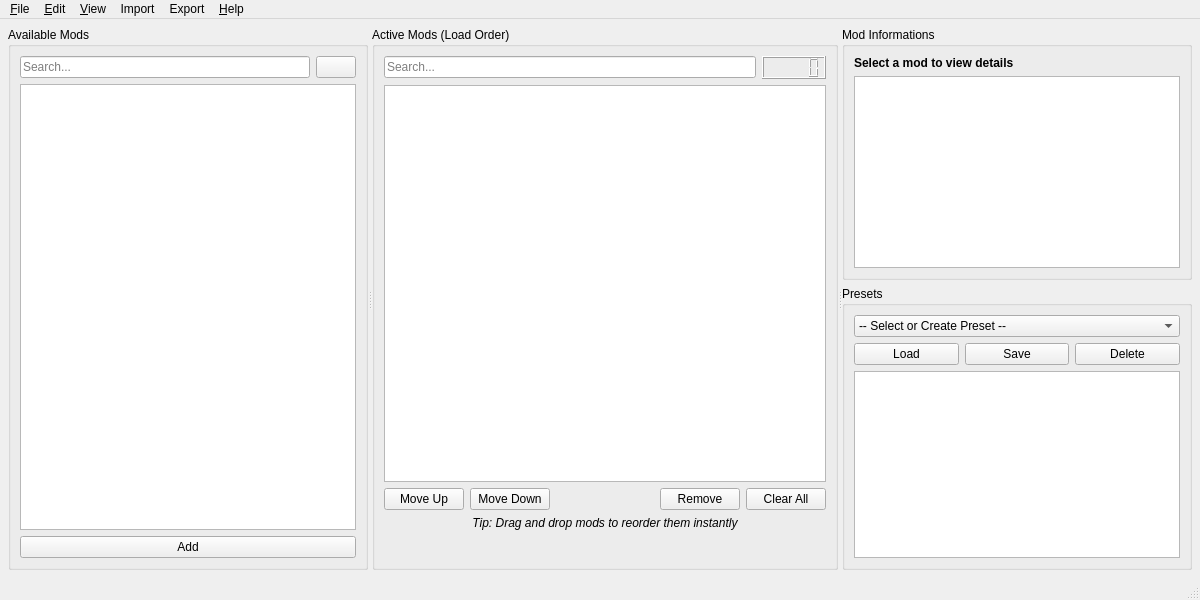
<?xml version="1.0" encoding="UTF-8"?>
<ui version="4.0">
    <class>MainWindow</class>
    <widget class="QMainWindow" name="MainWindow">
        <property name="geometry">
            <rect>
                <x>0</x>
                <y>0</y>
                <width>1200</width>
                <height>600</height>
            </rect>
        </property>
        <property name="minimumSize">
            <size>
                <width>1200</width>
                <height>600</height>
            </size>
        </property>
        <property name="windowIcon">
            <iconset resource="../../resources/resources.qrc">
                <normaloff>:/assets/icons/logo.ico</normaloff>:/assets/icons/logo.ico
            </iconset>
        </property>
        <widget class="QWidget" name="centralwidget">
            <layout class="QHBoxLayout" name="horizontalLayout_main">
                <property name="spacing">
                    <number>8</number>
                </property>
                <property name="leftMargin">
                    <number>8</number>
                </property>
                <property name="topMargin">
                    <number>8</number>
                </property>
                <property name="rightMargin">
                    <number>8</number>
                </property>
                <property name="bottomMargin">
                    <number>8</number>
                </property>
                <item>
                    <widget class="QSplitter" name="splitter_main">
                        <property name="orientation">
                            <enum>Qt::Orientation::Horizontal</enum>
                        </property>
                        <property name="childrenCollapsible">
                            <bool>false</bool>
                        </property>
                        <widget class="QWidget" name="widget_left_panel">
                            <property name="minimumSize">
                                <size>
                                    <width>250</width>
                                    <height>0</height>
                                </size>
                            </property>
                            <property name="maximumSize">
                                <size>
                                    <width>400</width>
                                    <height>16777215</height>
                                </size>
                            </property>
                            <layout class="QVBoxLayout" name="verticalLayout_available_mods">
                                <property name="spacing">
                                    <number>6</number>
                                </property>
                                <property name="leftMargin">
                                    <number>0</number>
                                </property>
                                <property name="topMargin">
                                    <number>0</number>
                                </property>
                                <property name="rightMargin">
                                    <number>0</number>
                                </property>
                                <property name="bottomMargin">
                                    <number>0</number>
                                </property>
                                <item>
                                    <widget class="QGroupBox" name="groupBox_available_mods">
                                        <property name="title">
                                            <string>Available Mods</string>
                                        </property>
                                        <layout class="QVBoxLayout" name="verticalLayout_2">
                                            <property name="spacing">
                                                <number>6</number>
                                            </property>
                                            <item>
                                                <layout class="QHBoxLayout"
                                                        name="horizontalLayout_search_available_mods">
                                                    <property name="spacing">
                                                        <number>6</number>
                                                    </property>
                                                    <item>
                                                        <widget class="QLineEdit" name="lineEdit_search_available_mods">
                                                            <property name="placeholderText">
                                                                <string>Search...</string>
                                                            </property>
                                                            <property name="clearButtonEnabled">
                                                                <bool>true</bool>
                                                            </property>
                                                        </widget>
                                                    </item>
                                                    <item>
                                                        <widget class="QPushButton"
                                                                name="pushButton_refresh_available_mods">
                                                            <property name="icon">
                                                                <iconset resource="../../resources/resources.qrc">
                                                                    <normaloff>
                                                                        :/assets/icons/refresh-line.svg
                                                                    </normaloff>
                                                                    :/assets/icons/refresh-line.svg
                                                                </iconset>
                                                            </property>
                                                        </widget>
                                                    </item>
                                                </layout>
                                            </item>
                                            <item>
                                                <widget class="QListWidget" name="listWidget_available_mods">
                                                    <property name="acceptDrops">
                                                        <bool>true</bool>
                                                    </property>
                                                    <property name="showDropIndicator" stdset="0">
                                                        <bool>false</bool>
                                                    </property>
                                                    <property name="alternatingRowColors">
                                                        <bool>true</bool>
                                                    </property>
                                                    <property name="selectionMode">
                                                        <enum>QAbstractItemView::SelectionMode::ExtendedSelection</enum>
                                                    </property>
                                                    <property name="sortingEnabled">
                                                        <bool>true</bool>
                                                    </property>
                                                </widget>
                                            </item>
                                            <item>
                                                <layout class="QHBoxLayout"
                                                        name="horizontalLayout_available_mods_actions">
                                                    <item>
                                                        <widget class="QPushButton" name="pushButton_add">
                                                            <property name="text">
                                                                <string>Add</string>
                                                            </property>
                                                        </widget>
                                                    </item>
                                                </layout>
                                            </item>
                                        </layout>
                                    </widget>
                                </item>
                            </layout>
                        </widget>
                        <widget class="QWidget" name="widget_center_panel">
                            <property name="minimumSize">
                                <size>
                                    <width>300</width>
                                    <height>0</height>
                                </size>
                            </property>
                            <layout class="QVBoxLayout" name="verticalLayout_active_mods">
                                <property name="spacing">
                                    <number>6</number>
                                </property>
                                <property name="leftMargin">
                                    <number>0</number>
                                </property>
                                <property name="topMargin">
                                    <number>0</number>
                                </property>
                                <property name="rightMargin">
                                    <number>0</number>
                                </property>
                                <property name="bottomMargin">
                                    <number>0</number>
                                </property>
                                <item>
                                    <widget class="QGroupBox" name="groupBox_active_mods">
                                        <property name="title">
                                            <string>Active Mods (Load Order)</string>
                                        </property>
                                        <layout class="QVBoxLayout" name="verticalLayout_3">
                                            <property name="spacing">
                                                <number>6</number>
                                            </property>
                                            <item>
                                                <layout class="QHBoxLayout" name="horizontalLayout_search_active_mods">
                                                    <property name="spacing">
                                                        <number>6</number>
                                                    </property>
                                                    <item>
                                                        <widget class="QLineEdit" name="lineEdit_search_active_mods">
                                                            <property name="placeholderText">
                                                                <string>Search...</string>
                                                            </property>
                                                            <property name="clearButtonEnabled">
                                                                <bool>true</bool>
                                                            </property>
                                                        </widget>
                                                    </item>
                                                    <item>
                                                        <widget class="QLCDNumber" name="lcdNumber_mods_counter"/>
                                                    </item>
                                                </layout>
                                            </item>
                                            <item>
                                                <widget class="QListWidget" name="listWidget_active_mods">
                                                    <property name="showDropIndicator" stdset="0">
                                                        <bool>true</bool>
                                                    </property>
                                                    <property name="dragEnabled">
                                                        <bool>true</bool>
                                                    </property>
                                                    <property name="dragDropMode">
                                                        <enum>QAbstractItemView::DragDropMode::InternalMove</enum>
                                                    </property>
                                                    <property name="alternatingRowColors">
                                                        <bool>true</bool>
                                                    </property>
                                                    <property name="selectionMode">
                                                        <enum>QAbstractItemView::SelectionMode::ExtendedSelection</enum>
                                                    </property>
                                                </widget>
                                            </item>
                                            <item>
                                                <layout class="QHBoxLayout" name="horizontalLayout_load_order_controls">
                                                    <property name="spacing">
                                                        <number>6</number>
                                                    </property>
                                                    <item>
                                                        <widget class="QPushButton" name="pushButton_move_up">
                                                            <property name="text">
                                                                <string>Move Up</string>
                                                            </property>
                                                        </widget>
                                                    </item>
                                                    <item>
                                                        <widget class="QPushButton" name="pushButton_move_down">
                                                            <property name="text">
                                                                <string>Move Down</string>
                                                            </property>
                                                        </widget>
                                                    </item>
                                                    <item>
                                                        <spacer name="horizontalSpacer">
                                                            <property name="orientation">
                                                                <enum>Qt::Orientation::Horizontal</enum>
                                                            </property>
                                                            <property name="sizeHint" stdset="0">
                                                                <size>
                                                                    <width>0</width>
                                                                    <height>0</height>
                                                                </size>
                                                            </property>
                                                        </spacer>
                                                    </item>
                                                    <item>
                                                        <widget class="QPushButton" name="pushButton_remove">
                                                            <property name="text">
                                                                <string>Remove</string>
                                                            </property>
                                                        </widget>
                                                    </item>
                                                    <item>
                                                        <widget class="QPushButton" name="pushButton_clear_all">
                                                            <property name="text">
                                                                <string>Clear All</string>
                                                            </property>
                                                        </widget>
                                                    </item>
                                                </layout>
                                            </item>
                                            <item>
                                                <widget class="QLabel" name="label_drag_info">
                                                    <property name="font">
                                                        <font>
                                                            <italic>true</italic>
                                                        </font>
                                                    </property>
                                                    <property name="text">
                                                        <string>Tip: Drag and drop mods to reorder them instantly

                                                        </string>
                                                    </property>
                                                    <property name="alignment">
                                                        <set>Qt::AlignmentFlag::AlignCenter</set>
                                                    </property>
                                                </widget>
                                            </item>
                                        </layout>
                                    </widget>
                                </item>
                            </layout>
                        </widget>
                        <widget class="QWidget" name="widget_right_panel">
                            <property name="minimumSize">
                                <size>
                                    <width>250</width>
                                    <height>0</height>
                                </size>
                            </property>
                            <property name="maximumSize">
                                <size>
                                    <width>350</width>
                                    <height>16777215</height>
                                </size>
                            </property>
                            <layout class="QVBoxLayout" name="verticalLayout_sidebar">
                                <property name="spacing">
                                    <number>6</number>
                                </property>
                                <property name="leftMargin">
                                    <number>0</number>
                                </property>
                                <property name="topMargin">
                                    <number>0</number>
                                </property>
                                <property name="rightMargin">
                                    <number>0</number>
                                </property>
                                <property name="bottomMargin">
                                    <number>0</number>
                                </property>
                                <item>
                                    <widget class="QGroupBox" name="groupBox_mod_informations">
                                        <property name="minimumSize">
                                            <size>
                                                <width>0</width>
                                                <height>150</height>
                                            </size>
                                        </property>
                                        <property name="title">
                                            <string>Mod Informations</string>
                                        </property>
                                        <layout class="QVBoxLayout" name="verticalLayout_mod_info">
                                            <property name="spacing">
                                                <number>6</number>
                                            </property>
                                            <item>
                                                <widget class="QLabel" name="label_mod_name">
                                                    <property name="font">
                                                        <font>
                                                            <bold>true</bold>
                                                        </font>
                                                    </property>
                                                    <property name="text">
                                                        <string>Select a mod to view details</string>
                                                    </property>
                                                    <property name="wordWrap">
                                                        <bool>true</bool>
                                                    </property>
                                                    <property name="textInteractionFlags">
                                                        <set>Qt::TextInteractionFlag::TextSelectableByMouse</set>
                                                    </property>
                                                </widget>
                                            </item>
                                            <item>
                                                <widget class="QTextEdit" name="textEdit_mod_description">
                                                    <property name="readOnly">
                                                        <bool>true</bool>
                                                    </property>
                                                </widget>
                                            </item>
                                        </layout>
                                    </widget>
                                </item>
                                <item>
                                    <widget class="QGroupBox" name="groupBox_presets">
                                        <property name="minimumSize">
                                            <size>
                                                <width>0</width>
                                                <height>200</height>
                                            </size>
                                        </property>
                                        <property name="title">
                                            <string>Presets</string>
                                        </property>
                                        <layout class="QVBoxLayout" name="verticalLayout_presets">
                                            <property name="spacing">
                                                <number>6</number>
                                            </property>
                                            <item>
                                                <widget class="QComboBox" name="comboBox_presets">
                                                    <item>
                                                        <property name="text">
                                                            <string>-- Select or Create Preset --</string>
                                                        </property>
                                                    </item>
                                                </widget>
                                            </item>
                                            <item>
                                                <layout class="QHBoxLayout" name="horizontalLayout_preset_controls">
                                                    <property name="spacing">
                                                        <number>6</number>
                                                    </property>
                                                    <item>
                                                        <widget class="QPushButton" name="pushButton_load_preset">
                                                            <property name="text">
                                                                <string>Load</string>
                                                            </property>
                                                        </widget>
                                                    </item>
                                                    <item>
                                                        <widget class="QPushButton" name="pushButton_save_preset">
                                                            <property name="text">
                                                                <string>Save</string>
                                                            </property>
                                                        </widget>
                                                    </item>
                                                    <item>
                                                        <widget class="QPushButton" name="pushButton_delete_preset">
                                                            <property name="text">
                                                                <string>Delete</string>
                                                            </property>
                                                        </widget>
                                                    </item>
                                                </layout>
                                            </item>
                                            <item>
                                                <widget class="QListWidget" name="listWidget_presets">
                                                    <property name="showDropIndicator" stdset="0">
                                                        <bool>false</bool>
                                                    </property>
                                                    <property name="alternatingRowColors">
                                                        <bool>true</bool>
                                                    </property>
                                                </widget>
                                            </item>
                                        </layout>
                                    </widget>
                                </item>
                            </layout>
                        </widget>
                    </widget>
                </item>
            </layout>
        </widget>
        <widget class="QMenuBar" name="menubar">
            <property name="geometry">
                <rect>
                    <x>0</x>
                    <y>0</y>
                    <width>1200</width>
                    <height>33</height>
                </rect>
            </property>
            <widget class="QMenu" name="menuFile">
                <property name="title">
                    <string>&amp;File</string>
                </property>
                <addaction name="actionOpen_game_folder"/>
                <addaction name="actionOpen_mods_folder"/>
                <addaction name="actionOpen_options_file"/>
                <addaction name="separator"/>
                <addaction name="actionOpen_logs"/>
                <addaction name="separator"/>
                <addaction name="actionExit"/>
            </widget>
            <widget class="QMenu" name="menuEdit">
                <property name="title">
                    <string>&amp;Edit</string>
                </property>
                <addaction name="actionSettings"/>
                <addaction name="separator"/>
            </widget>
            <widget class="QMenu" name="menuView">
                <property name="title">
                    <string>&amp;View</string>
                </property>
                <widget class="QMenu" name="menuStyle">
                    <property name="title">
                        <string>Style</string>
                    </property>
                    <widget class="QMenu" name="menuFont">
                        <property name="title">
                            <string>Font</string>
                        </property>
                        <addaction name="actionDefault"/>
                        <addaction name="actionDyslexic"/>
                    </widget>
                    <addaction name="menuFont"/>
                </widget>
                <addaction name="actionRefresh_2"/>
                <addaction name="actionShow_mod_informations"/>
                <addaction name="separator"/>
                <addaction name="actionZoom_in"/>
                <addaction name="actionZoom_out"/>
                <addaction name="actionReset_zoom"/>
                <addaction name="separator"/>
                <addaction name="menuStyle"/>
            </widget>
            <widget class="QMenu" name="menuHelp">
                <property name="title">
                    <string>&amp;Help</string>
                </property>
                <addaction name="actionUser_manual"/>
                <addaction name="actionAbout"/>
            </widget>
            <widget class="QMenu" name="menuImport">
                <property name="title">
                    <string>Import</string>
                </property>
                <addaction name="action_load_order_from_code"/>
                <addaction name="action_local_mod"/>
            </widget>
            <widget class="QMenu" name="menuExport">
                <property name="title">
                    <string>Export</string>
                </property>
                <addaction name="action_load_order_as_code"/>
            </widget>
            <addaction name="menuFile"/>
            <addaction name="menuEdit"/>
            <addaction name="menuView"/>
            <addaction name="menuImport"/>
            <addaction name="menuExport"/>
            <addaction name="menuHelp"/>
        </widget>
        <widget class="QStatusBar" name="statusbar"/>
        <action name="actionImport_mod">
            <property name="text">
                <string>Import mod...</string>
            </property>
            <property name="shortcut">
                <string>Ctrl+I</string>
            </property>
        </action>
        <action name="actionRefresh">
            <property name="text">
                <string>Refresh</string>
            </property>
            <property name="shortcut">
                <string>F5</string>
            </property>
        </action>
        <action name="actionExit">
            <property name="text">
                <string>Exit</string>
            </property>
            <property name="shortcut">
                <string>Ctrl+Q</string>
            </property>
        </action>
        <action name="actionSettings">
            <property name="text">
                <string>Settings</string>
            </property>
        </action>
        <action name="actionClear_Active_Mods">
            <property name="text">
                <string>Clear Active Mods</string>
            </property>
            <property name="shortcut">
                <string>Ctrl+Shift+C</string>
            </property>
        </action>
        <action name="actionShow_mod_informations">
            <property name="checkable">
                <bool>true</bool>
            </property>
            <property name="checked">
                <bool>true</bool>
            </property>
            <property name="text">
                <string>Show mod informations</string>
            </property>
        </action>
        <action name="actionUser_manual">
            <property name="text">
                <string>User manual</string>
            </property>
            <property name="toolTip">
                <string>Open the complete user guide</string>
            </property>
            <property name="shortcut">
                <string>F1</string>
            </property>
        </action>
        <action name="actionCheck_Updates">
            <property name="text">
                <string>Check for updates</string>
            </property>
            <property name="toolTip">
                <string>Check for mod manager updates</string>
            </property>
        </action>
        <action name="actionAbout">
            <property name="text">
                <string>About</string>
            </property>
            <property name="toolTip">
                <string>About this mod manager</string>
            </property>
        </action>
        <action name="actionTheme">
            <property name="text">
                <string>Theme</string>
            </property>
        </action>
        <action name="actionDefault">
            <property name="text">
                <string>Default</string>
            </property>
        </action>
        <action name="actionDyslexic">
            <property name="text">
                <string>Dyslexic</string>
            </property>
        </action>
        <action name="actionOpen_game_folder">
            <property name="text">
                <string>Open game folder</string>
            </property>
        </action>
        <action name="actionOpen_mods_folder">
            <property name="text">
                <string>Open mods folder</string>
            </property>
        </action>
        <action name="actionOpen_options_file">
            <property name="text">
                <string>Open options file</string>
            </property>
        </action>
        <action name="actionOpen_logs">
            <property name="text">
                <string>Open logs</string>
            </property>
        </action>
        <action name="action_load_order_from_code">
            <property name="text">
                <string>... load order from code</string>
            </property>
        </action>
        <action name="action_load_order_as_code">
            <property name="text">
                <string>... load order as code</string>
            </property>
        </action>
        <action name="action_local_mod">
            <property name="text">
                <string>... local mod</string>
            </property>
        </action>
        <action name="actionRefresh_2">
            <property name="text">
                <string>Refresh</string>
            </property>
        </action>
        <action name="actionZoom_in">
            <property name="text">
                <string>Zoom in</string>
            </property>
        </action>
        <action name="actionZoom_out">
            <property name="text">
                <string>Zoom out</string>
            </property>
        </action>
        <action name="actionReset_zoom">
            <property name="text">
                <string>Reset zoom</string>
            </property>
        </action>
    </widget>
    <tabstops>
        <tabstop>lineEdit_search_available_mods</tabstop>
        <tabstop>pushButton_refresh_available_mods</tabstop>
        <tabstop>listWidget_available_mods</tabstop>
        <tabstop>pushButton_add</tabstop>
        <tabstop>lineEdit_search_active_mods</tabstop>
        <tabstop>listWidget_active_mods</tabstop>
        <tabstop>pushButton_move_up</tabstop>
        <tabstop>pushButton_move_down</tabstop>
        <tabstop>pushButton_remove</tabstop>
        <tabstop>pushButton_clear_all</tabstop>
        <tabstop>comboBox_presets</tabstop>
        <tabstop>pushButton_load_preset</tabstop>
        <tabstop>pushButton_save_preset</tabstop>
        <tabstop>pushButton_delete_preset</tabstop>
        <tabstop>listWidget_presets</tabstop>
    </tabstops>
    <resources>
        <include location="../../resources/resources.qrc"/>
    </resources>
    <connections/>
</ui>
